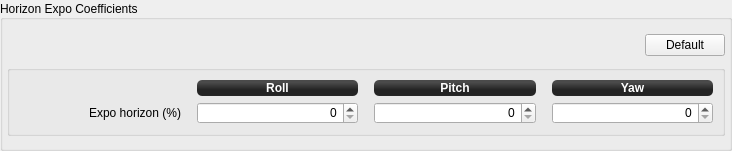
              <widget class="QGroupBox" name="RateStabilizationGroup_14">
               <property name="sizePolicy">
                <sizepolicy hsizetype="Preferred" vsizetype="Preferred">
                 <horstretch>0</horstretch>
                 <verstretch>0</verstretch>
                </sizepolicy>
               </property>
               <property name="minimumSize">
                <size>
                 <width>0</width>
                 <height>0</height>
                </size>
               </property>
               <property name="maximumSize">
                <size>
                 <width>16777215</width>
                 <height>16777215</height>
                </size>
               </property>
               <property name="title">
                <string>Horizon Expo Coefficients</string>
               </property>
               <property name="alignment">
                <set>Qt::AlignLeading|Qt::AlignLeft|Qt::AlignVCenter</set>
               </property>
               <property name="flat">
                <bool>false</bool>
               </property>
               <layout class="QGridLayout" name="gridLayout_25">
                <property name="leftMargin">
                 <number>4</number>
                </property>
                <property name="topMargin">
                 <number>12</number>
                </property>
                <property name="rightMargin">
                 <number>4</number>
                </property>
                <property name="bottomMargin">
                 <number>12</number>
                </property>
                <property name="horizontalSpacing">
                 <number>6</number>
                </property>
                <item row="2" column="0" colspan="4">
                 <widget class="QGroupBox" name="groupBox_2">
                  <property name="title">
                   <string/>
                  </property>
                  <property name="flat">
                   <bool>false</bool>
                  </property>
                  <layout class="QGridLayout" name="gridLayout_13">
                   <item row="0" column="2">
                    <widget class="QLabel" name="label_62">
                     <property name="sizePolicy">
                      <sizepolicy hsizetype="Preferred" vsizetype="Fixed">
                       <horstretch>0</horstretch>
                       <verstretch>0</verstretch>
                      </sizepolicy>
                     </property>
                     <property name="minimumSize">
                      <size>
                       <width>0</width>
                       <height>16</height>
                      </size>
                     </property>
                     <property name="font">
                      <font>
                       <weight>75</weight>
                       <bold>true</bold>
                      </font>
                     </property>
                     <property name="autoFillBackground">
                      <bool>false</bool>
                     </property>
                     <property name="styleSheet">
                      <string notr="true">background-color: qlineargradient(spread:reflect, x1:0.507, y1:0, x2:0.507, y2:0.772, stop:0.208955 rgba(74, 74, 74, 255), stop:0.78607 rgba(36, 36, 36, 255));
color: rgb(255, 255, 255);
border-radius: 5;</string>
                     </property>
                     <property name="text">
                      <string>Roll</string>
                     </property>
                     <property name="alignment">
                      <set>Qt::AlignCenter</set>
                     </property>
                    </widget>
                   </item>
                   <item row="1" column="2">
                    <widget class="QDoubleSpinBox" name="horizonRollExpo">
                     <property name="sizePolicy">
                      <sizepolicy hsizetype="Preferred" vsizetype="Fixed">
                       <horstretch>0</horstretch>
                       <verstretch>0</verstretch>
                      </sizepolicy>
                     </property>
                     <property name="minimumSize">
                      <size>
                       <width>103</width>
                       <height>22</height>
                      </size>
                     </property>
                     <property name="maximumSize">
                      <size>
                       <width>16777215</width>
                       <height>22</height>
                      </size>
                     </property>
                     <property name="focusPolicy">
                      <enum>Qt::StrongFocus</enum>
                     </property>
                     <property name="toolTip">
                      <string/>
                     </property>
                     <property name="styleSheet">
                      <string notr="true"/>
                     </property>
                     <property name="alignment">
                      <set>Qt::AlignRight|Qt::AlignTrailing|Qt::AlignVCenter</set>
                     </property>
                     <property name="buttonSymbols">
                      <enum>QAbstractSpinBox::UpDownArrows</enum>
                     </property>
                     <property name="decimals">
                      <number>0</number>
                     </property>
                     <property name="maximum">
                      <double>1000000.000000000000000</double>
                     </property>
                     <property name="singleStep">
                      <double>1.000000000000000</double>
                     </property>
                     <property name="objrelation" stdset="0">
                      <stringlist notr="true">
                       <string>objname:StabilizationSettings</string>
                       <string>fieldname:HorizonExpo</string>
                       <string>element:Roll</string>
                       <string>haslimits:yes</string>
                       <string>scale:1</string>
                       <string>buttongroup:15,20</string>
                      </stringlist>
                     </property>
                    </widget>
                   </item>
                   <item row="0" column="4">
                    <widget class="QLabel" name="label_69">
                     <property name="sizePolicy">
                      <sizepolicy hsizetype="Preferred" vsizetype="Fixed">
                       <horstretch>0</horstretch>
                       <verstretch>0</verstretch>
                      </sizepolicy>
                     </property>
                     <property name="minimumSize">
                      <size>
                       <width>0</width>
                       <height>16</height>
                      </size>
                     </property>
                     <property name="font">
                      <font>
                       <weight>75</weight>
                       <bold>true</bold>
                      </font>
                     </property>
                     <property name="autoFillBackground">
                      <bool>false</bool>
                     </property>
                     <property name="styleSheet">
                      <string notr="true">background-color: qlineargradient(spread:reflect, x1:0.507, y1:0, x2:0.507, y2:0.772, stop:0.208955 rgba(74, 74, 74, 255), stop:0.78607 rgba(36, 36, 36, 255));
color: rgb(255, 255, 255);
border-radius: 5;</string>
                     </property>
                     <property name="text">
                      <string>Pitch</string>
                     </property>
                     <property name="alignment">
                      <set>Qt::AlignCenter</set>
                     </property>
                    </widget>
                   </item>
                   <item row="1" column="3">
                    <spacer name="horizontalSpacer_61">
                     <property name="orientation">
                      <enum>Qt::Horizontal</enum>
                     </property>
                     <property name="sizeType">
                      <enum>QSizePolicy::Fixed</enum>
                     </property>
                     <property name="sizeHint" stdset="0">
                      <size>
                       <width>10</width>
                       <height>10</height>
                      </size>
                     </property>
                    </spacer>
                   </item>
                   <item row="1" column="0">
                    <widget class="QLabel" name="label_65">
                     <property name="sizePolicy">
                      <sizepolicy hsizetype="Preferred" vsizetype="Fixed">
                       <horstretch>0</horstretch>
                       <verstretch>0</verstretch>
                      </sizepolicy>
                     </property>
                     <property name="minimumSize">
                      <size>
                       <width>69</width>
                       <height>16</height>
                      </size>
                     </property>
                     <property name="styleSheet">
                      <string notr="true"/>
                     </property>
                     <property name="text">
                      <string>Expo horizon (%)</string>
                     </property>
                     <property name="alignment">
                      <set>Qt::AlignRight|Qt::AlignTrailing|Qt::AlignVCenter</set>
                     </property>
                    </widget>
                   </item>
                   <item row="1" column="4">
                    <widget class="QDoubleSpinBox" name="horizonPitchExpo">
                     <property name="sizePolicy">
                      <sizepolicy hsizetype="Preferred" vsizetype="Fixed">
                       <horstretch>0</horstretch>
                       <verstretch>0</verstretch>
                      </sizepolicy>
                     </property>
                     <property name="minimumSize">
                      <size>
                       <width>103</width>
                       <height>22</height>
                      </size>
                     </property>
                     <property name="maximumSize">
                      <size>
                       <width>16777215</width>
                       <height>22</height>
                      </size>
                     </property>
                     <property name="focusPolicy">
                      <enum>Qt::StrongFocus</enum>
                     </property>
                     <property name="styleSheet">
                      <string notr="true"/>
                     </property>
                     <property name="alignment">
                      <set>Qt::AlignRight|Qt::AlignTrailing|Qt::AlignVCenter</set>
                     </property>
                     <property name="decimals">
                      <number>0</number>
                     </property>
                     <property name="maximum">
                      <double>1000000.000000000000000</double>
                     </property>
                     <property name="singleStep">
                      <double>1.000000000000000</double>
                     </property>
                     <property name="objrelation" stdset="0">
                      <stringlist notr="true">
                       <string>objname:StabilizationSettings</string>
                       <string>fieldname:HorizonExpo</string>
                       <string>element:Pitch</string>
                       <string>haslimits:yes</string>
                       <string>scale:1</string>
                       <string>buttongroup:15,20</string>
                      </stringlist>
                     </property>
                    </widget>
                   </item>
                   <item row="0" column="0">
                    <spacer name="horizontalSpacer_62">
                     <property name="orientation">
                      <enum>Qt::Horizontal</enum>
                     </property>
                     <property name="sizeType">
                      <enum>QSizePolicy::Fixed</enum>
                     </property>
                     <property name="sizeHint" stdset="0">
                      <size>
                       <width>150</width>
                       <height>16</height>
                      </size>
                     </property>
                    </spacer>
                   </item>
                   <item row="0" column="6">
                    <widget class="QLabel" name="label_68">
                     <property name="sizePolicy">
                      <sizepolicy hsizetype="Preferred" vsizetype="Fixed">
                       <horstretch>0</horstretch>
                       <verstretch>0</verstretch>
                      </sizepolicy>
                     </property>
                     <property name="minimumSize">
                      <size>
                       <width>0</width>
                       <height>16</height>
                      </size>
                     </property>
                     <property name="font">
                      <font>
                       <weight>75</weight>
                       <bold>true</bold>
                      </font>
                     </property>
                     <property name="autoFillBackground">
                      <bool>false</bool>
                     </property>
                     <property name="styleSheet">
                      <string notr="true">background-color: qlineargradient(spread:reflect, x1:0.507, y1:0, x2:0.507, y2:0.772, stop:0.208955 rgba(74, 74, 74, 255), stop:0.78607 rgba(36, 36, 36, 255));
color: rgb(255, 255, 255);
border-radius: 5;</string>
                     </property>
                     <property name="text">
                      <string>Yaw</string>
                     </property>
                     <property name="alignment">
                      <set>Qt::AlignCenter</set>
                     </property>
                    </widget>
                   </item>
                   <item row="1" column="5">
                    <spacer name="horizontalSpacer_63">
                     <property name="orientation">
                      <enum>Qt::Horizontal</enum>
                     </property>
                     <property name="sizeType">
                      <enum>QSizePolicy::Fixed</enum>
                     </property>
                     <property name="sizeHint" stdset="0">
                      <size>
                       <width>10</width>
                       <height>10</height>
                      </size>
                     </property>
                    </spacer>
                   </item>
                   <item row="1" column="6">
                    <widget class="QDoubleSpinBox" name="horizonYawExpo">
                     <property name="sizePolicy">
                      <sizepolicy hsizetype="Preferred" vsizetype="Fixed">
                       <horstretch>0</horstretch>
                       <verstretch>0</verstretch>
                      </sizepolicy>
                     </property>
                     <property name="minimumSize">
                      <size>
                       <width>103</width>
                       <height>22</height>
                      </size>
                     </property>
                     <property name="maximumSize">
                      <size>
                       <width>16777215</width>
                       <height>22</height>
                      </size>
                     </property>
                     <property name="focusPolicy">
                      <enum>Qt::StrongFocus</enum>
                     </property>
                     <property name="styleSheet">
                      <string notr="true"/>
                     </property>
                     <property name="alignment">
                      <set>Qt::AlignRight|Qt::AlignTrailing|Qt::AlignVCenter</set>
                     </property>
                     <property name="decimals">
                      <number>0</number>
                     </property>
                     <property name="maximum">
                      <double>1000000.000000000000000</double>
                     </property>
                     <property name="singleStep">
                      <double>1.000000000000000</double>
                     </property>
                     <property name="objrelation" stdset="0">
                      <stringlist notr="true">
                       <string>objname:StabilizationSettings</string>
                       <string>fieldname:HorizonExpo</string>
                       <string>element:Yaw</string>
                       <string>haslimits:yes</string>
                       <string>scale:1</string>
                       <string>buttongroup:15,20</string>
                      </stringlist>
                     </property>
                    </widget>
                   </item>
                   <item row="1" column="1">
                    <spacer name="horizontalSpacer_64">
                     <property name="orientation">
                      <enum>Qt::Horizontal</enum>
                     </property>
                     <property name="sizeType">
                      <enum>QSizePolicy::Fixed</enum>
                     </property>
                     <property name="sizeHint" stdset="0">
                      <size>
                       <width>10</width>
                       <height>10</height>
                      </size>
                     </property>
                    </spacer>
                   </item>
                  </layout>
                  <zorder>label_62</zorder>
                  <zorder>label_69</zorder>
                  <zorder>label_68</zorder>
                  <zorder>label_65</zorder>
                  <zorder>horizonRollExpo</zorder>
                  <zorder>horizonPitchExpo</zorder>
                  <zorder>horizonYawExpo</zorder>
                 </widget>
                </item>
                <item row="1" column="3">
                 <widget class="QPushButton" name="pushButton_7">
                  <property name="sizePolicy">
                   <sizepolicy hsizetype="Fixed" vsizetype="Fixed">
                    <horstretch>0</horstretch>
                    <verstretch>0</verstretch>
                   </sizepolicy>
                  </property>
                  <property name="minimumSize">
                   <size>
                    <width>0</width>
                    <height>0</height>
                   </size>
                  </property>
                  <property name="maximumSize">
                   <size>
                    <width>16777215</width>
                    <height>16777215</height>
                   </size>
                  </property>
                  <property name="toolTip">
                   <string>Reset all values to GCS defaults</string>
                  </property>
                  <property name="styleSheet">
                   <string notr="true"/>
                  </property>
                  <property name="text">
                   <string>Default</string>
                  </property>
                  <property name="objrelation" stdset="0">
                   <stringlist notr="true">
                    <string>objname:StabilizationSettings</string>
                    <string>button:default</string>
                    <string>buttongroup:15</string>
                   </stringlist>
                  </property>
                 </widget>
                </item>
                <item row="1" column="0" colspan="3">
                 <spacer name="horizontalSpacer_65">
                  <property name="orientation">
                   <enum>Qt::Horizontal</enum>
                  </property>
                  <property name="sizeType">
                   <enum>QSizePolicy::Preferred</enum>
                  </property>
                  <property name="sizeHint" stdset="0">
                   <size>
                    <width>632</width>
                    <height>27</height>
                   </size>
                  </property>
                 </spacer>
                </item>
               </layout>
              </widget>
